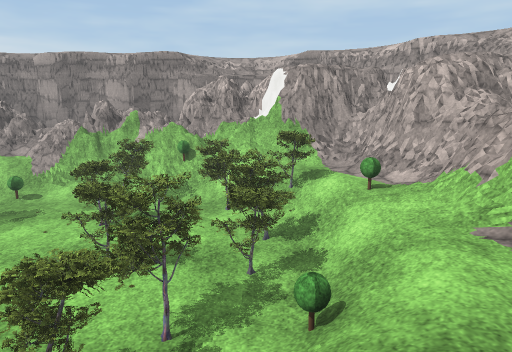
[1] (above)

13 first-person views from a walk through a Unity game level. The camera is 1.5 m above the floor, tilts 10° down and sees 70° across. The floor is counted in squares, 1 m on a side. Each view is taken from the middle of a square. On the plan, view 1 faces up. The plan holds only what a view shows up to about 16 squares ahead; the rest is blank. Some trees and plants on the terrain are drawn as simple stand-ins. The player is left out. Some surface patterns are stand-ins.

[2]
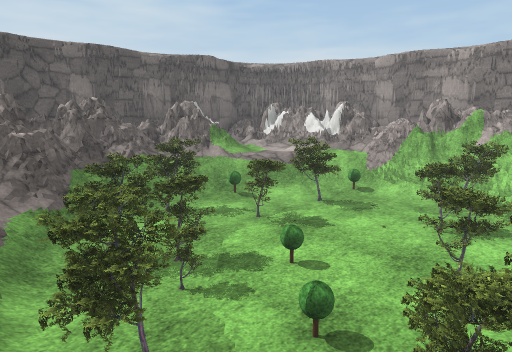

[3]
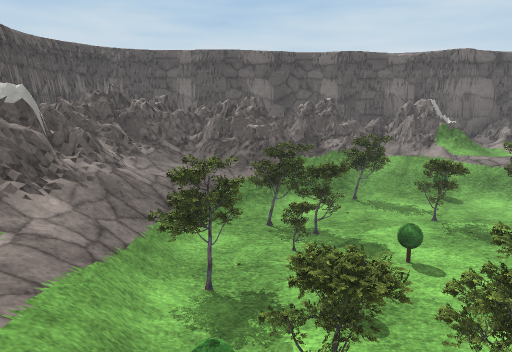

[4]
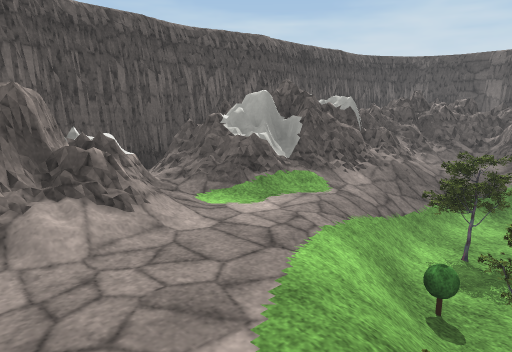

[5]
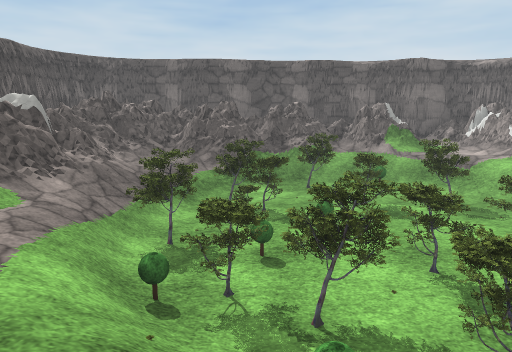

[6]
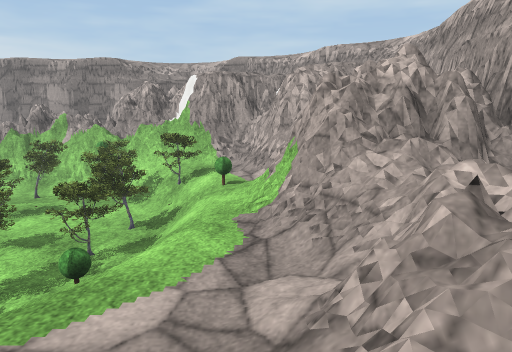

[7]
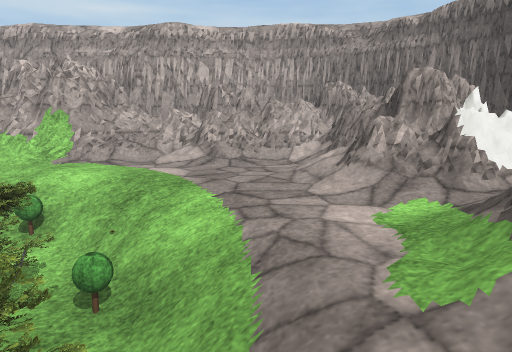

[8]
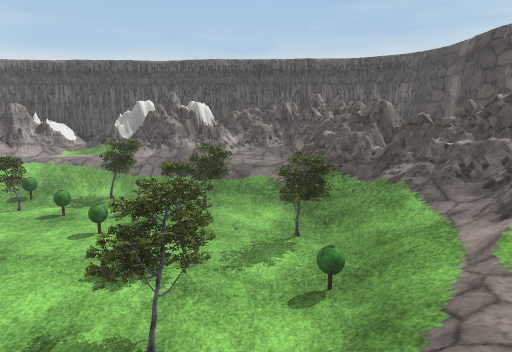

[9]
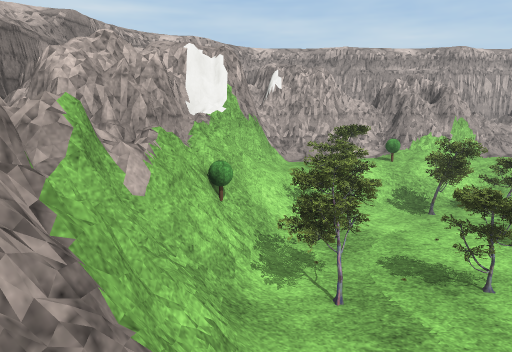

[10]
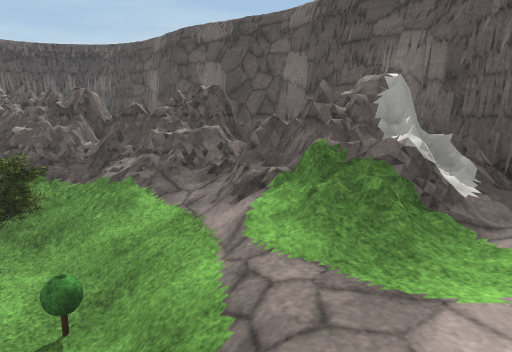

[11]
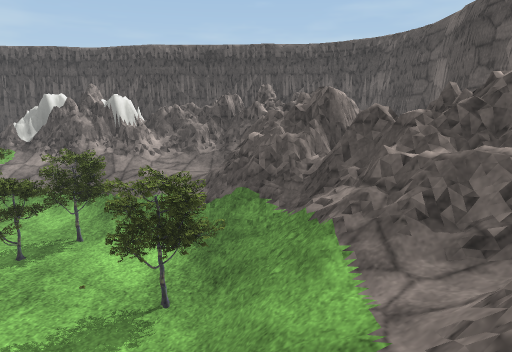

[12]
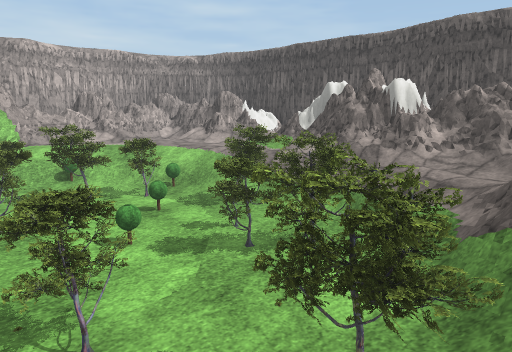

[13]
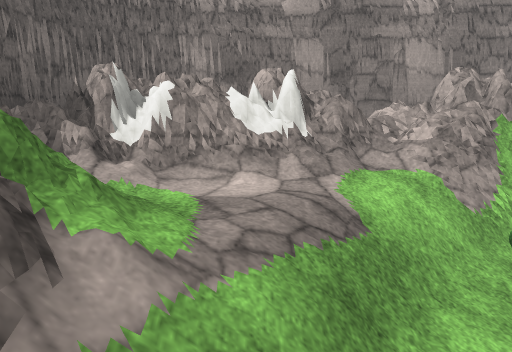

### Floor plan
Key: @ floor where view 1 was taken; # wall or solid block; . main floor; : floor 1 m higher than the main floor; / step, stairs or slope; = window, fence, low wall or low ledge; ^ raised ledge; T tree.
Columns run from 15 left of view 1 to 6 right of it. Each row starts with its distance up from view 1.
 15     ##===#
 14    ####==#
 13  ####=#==#######
 12  ##===#/=####T######
 11  #=/::://=//TT==#####
 10  ##/:://T..TT.T/::##
  9  ##=///.......T/T:##
  8   #=///.TT.TT...T//###
  7   #=//T........TTT/=#=
  6   =#//..TT..TT.T//=###
  5   #==/T......T.T//=###
  4   ###=/..TT...T.T/=###
  3 #  ##==.TTT.TTT//::===
  2 #  ##==/T..T.T///::===
  1 #  =#=////.T.///::/=##
  0 # =#==/://////:@::/==#
 -1 #  ###==/=///:::///==
 -2 #   ###==###==:/====#
 -3 ##    ^#=####=/=###=##
 -4  #      =####=#===  ##
 -5  ########## == ######
 -6       #############

Positions as (right, up) in squares from view 1, and headings:
1: (0, 0), facing up
2: (-1, 0), facing up-left
3: (1, 2), facing left
4: (3, 3), facing down-left
5: (3, 3), facing left
6: (3, -1), facing up
7: (-5, 0), facing right
8: (-8, 12), facing down
9: (-8, 11), facing right
10: (-8, 11), facing down-left
11: (-10, 9), facing down
12: (-10, 7), facing down-right
13: (-10, 6), facing up
